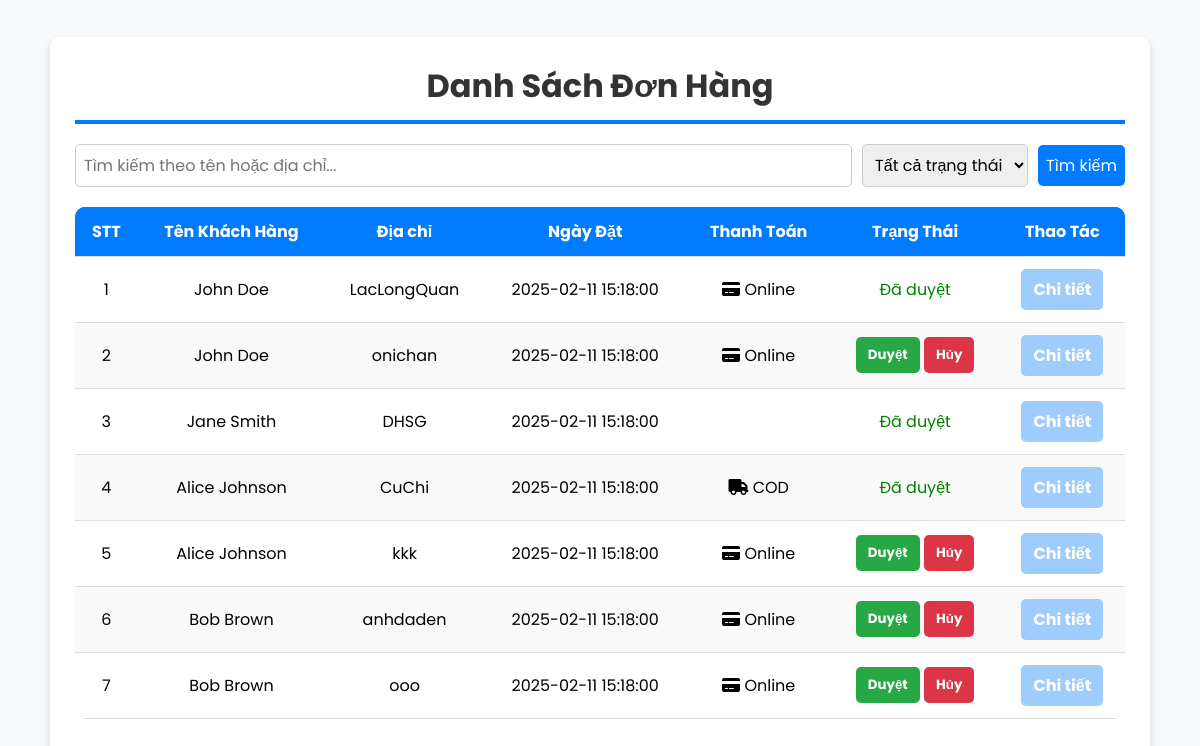
The page /FrontEnd/AdminUI/quanlidonhang/danhsachdonhang.php on the database its author committed.
### tables this page shows
CREATE TABLE IF NOT EXISTS orders (
    order_id INT AUTO_INCREMENT PRIMARY KEY,
    user_id INT,
    order_date TIMESTAMP DEFAULT CURRENT_TIMESTAMP,
    total_amount DECIMAL(10, 2) NOT NULL,
    status_id INT,
    payment_method VARCHAR(50) NOT NULL,
    address VARCHAR(50),
    FOREIGN KEY (user_id) REFERENCES user(user_id)
        ON DELETE CASCADE
        ON UPDATE CASCADE,
    FOREIGN KEY (status_id) REFERENCES status(id)
        ON DELETE SET NULL
        ON UPDATE CASCADE
);

CREATE TABLE IF NOT EXISTS user (
    user_id INT AUTO_INCREMENT PRIMARY KEY,
    full_name VARCHAR(100) NOT NULL,
    account_id INT unique,
    profile_picture VARCHAR(255),
    date_of_birth DATE,
    created_at TIMESTAMP DEFAULT CURRENT_TIMESTAMP,
    updated_at TIMESTAMP DEFAULT CURRENT_TIMESTAMP ON UPDATE CURRENT_TIMESTAMP,
    FOREIGN KEY (account_id) REFERENCES account(account_id)
        ON DELETE CASCADE
        ON UPDATE CASCADE
);

### FrontEnd/AdminUI/quanlidonhang/danhsachdonhang.php (the view, shortened to what this page needs)
<html lang="en">
<head>
    <link rel="stylesheet" href="https://cdnjs.cloudflare.com/ajax/libs/font-awesome/6.0.0-beta3/css/all.min.css">
</head>
<body>
    <div class="container">
        <h1>Danh Sách Đơn Hàng</h1>
        <div class="filter">
            <input class="input1" type="text" id="search-input" placeholder="Tìm kiếm theo tên hoặc địa chỉ...">
            <select id="status-filter">
                <option value="">Tất cả trạng thái</option>
            </select>
            <button id="filter-btn">Tìm kiếm</button>
        </div>
        <table>
            <thead>
                <tr>
                    <th>STT</th>
                    <th>Tên Khách Hàng</th>
                    <th>Địa chỉ</th>
                    <th>Ngày Đặt</th>
                    <th>Thanh Toán</th>
                    <th>Trạng Thái</th>
                    <th>Thao Tác</th>
                </tr>
            </thead>
            <tbody id="order-list">
                <?php
                    $conn = mysqli_connect("localhost", "root", "", "web2_sql");
                    $query_lietke_dh = "SELECT orders.order_id, user.full_name, orders.order_date, orders.payment_method, status.id, orders.address
                                        FROM orders
                                        JOIN user ON orders.user_id = user.user_id
                                        JOIN status ON status.id = orders.status_id;";
                    $result = mysqli_query($conn, $query_lietke_dh);
                    $i = 0;
                    while ($row = mysqli_fetch_array($result)) {
                        $i++;
                ?>
                <tr>
                    <td><?= $i ?></td>
                    <td><?= htmlspecialchars($row['full_name']) ?></td>
                    <td><?= htmlspecialchars($row['address']) ?></td>
                    <td><?= htmlspecialchars($row['order_date']) ?></td>
                    <td>
                        <?php
                            if ($row['payment_method'] == 'Cash') {
                                echo '<i class="fas fa-truck"></i> COD';
                            } elseif ($row['payment_method'] == 'Credit Card') {
                                echo '<i class="fas fa-credit-card"></i> Online';
                            }
                        ?>
                    </td>
                    <td>
                        <?php
                            if ($row['id'] == '4') {
                                echo '<span class="status-approved">Đã duyệt</span>';
                            } else if ($row['id'] == '2') {
                                echo '<span class="status-refused">Đã hủy</span>';
                            }else {
                                echo '
                                    <form method="POST" action="../../../BackEnd/Model/quanlidonhang/xulidonhang.php" style="display:inline;">
                                        <input type="hidden" name="order_id" value="'.$row['order_id'].'">
                                        <button type="submit" name="approve" class="btn approve-btn">Duyệt</button>
                                    </form>
                                    <form method="POST" action="../../../BackEnd/Model/quanlidonhang/xulidonhang.php" style="display:inline;">
                                        <input type="hidden" name="order_id" value="'.$row['order_id'].'">
                                        <button type="submit" name="cancel" class="btn cancel-btn">Hủy</button>
                                    </form>
                                ';
                            }
                        ?>
                    </td>
                    <td>
                        <a href="chitietdonhang.php?order_id=<?= $row['order_id'] ?>" class="btn detail-btn"><b></b>Chi tiết</a>
                    </td>
                </tr>
                <?php
                    }
                ?>
            </tbody>
        </table>
    </div>
</body>
</html>

### FrontEnd/AdminUI/quanlidonhang/danhsachdonhang.php (style rules this page uses)
* { margin: 0; padding: 0; box-sizing: border-box; font-family: 'Poppins', sans-serif; }
body { background-color: #f8f9fa; display: flex; justify-content: center; align-items: center; min-height: 100vh; padding: 20px; }
.container { width: 100%; max-width: 1100px; background: white; padding: 25px; border-radius: 10px; box-shadow: 0 4px 8px rgba(0, 0, 0, 0.15); }
h1 { text-align: center; color: #333; margin-bottom: 20px; border-bottom: 4px solid #007bff; padding-bottom: 10px; }
table { width: 100%; border-collapse: collapse; background: white; border-radius: 10px; overflow: hidden; }
thead { background: #007bff; color: white; font-weight: bold; }
thead tr { background: #007bff !important; }
th, td { padding: 12px; text-align: center; border-bottom: 1px solid #ddd; }
tbody tr:nth-child(even) { background: #f9f9f9; }
.btn { display: inline-block; padding: 8px 12px; border-radius: 5px; text-decoration: none; font-weight: bold; transition: 0.3s; border: none; cursor: pointer; }
.approve-btn { background: #28a745; color: white; }
.cancel-btn { background: #dc3545; color: white; }
.detail-btn { background:rgb(158, 204, 253); color: white; }
.status-approved { color: green; }
.filter { display: flex; gap: 10px; margin-bottom: 20px; align-items: center; justify-content: space-between; flex-wrap: wrap; }
.filter input, .filter select, .filter button { padding: 8px; font-size: 16px; border: 1px solid #ccc; border-radius: 5px; }
.filter input { flex: 1; min-width: 200px; }
.filter button { background: #007bff; color: white; cursor: pointer; border: none; transition: 0.3s; }

### rows shown on the page
orders: user.full_name "John Doe", address "LacLongQuan", order_date "2025-02-11 15:18:00", payment_method "Credit Card" (drawn), shows "Đã duyệt"
orders: user.full_name "John Doe", address "onichan", order_date "2025-02-11 15:18:00", payment_method "Credit Card" (drawn)
orders: user.full_name "Jane Smith", address "DHSG", order_date "2025-02-11 15:18:00", shows "Đã duyệt"
orders: user.full_name "Alice Johnson", address "CuChi", order_date "2025-02-11 15:18:00", payment_method "Cash" (drawn), shows "Đã duyệt"
orders: user.full_name "Alice Johnson", address "kkk", order_date "2025-02-11 15:18:00", payment_method "Credit Card" (drawn)
orders: user.full_name "Bob Brown", address "anhdaden", order_date "2025-02-11 15:18:00", payment_method "Credit Card" (drawn)
orders: user.full_name "Bob Brown", address "ooo", order_date "2025-02-11 15:18:00", payment_method "Credit Card" (drawn)
